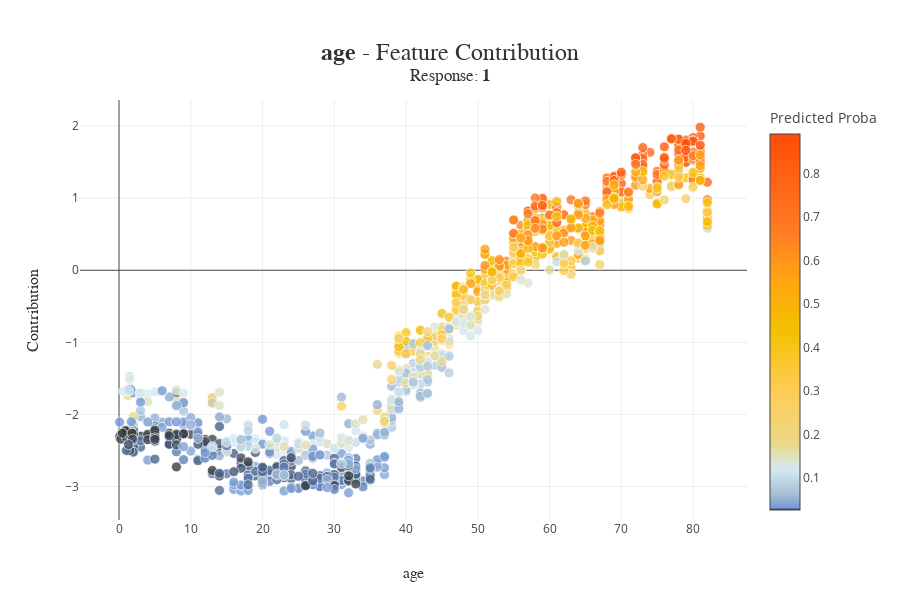

Notebook cell for this chart:
### Code cell
#PDP plot for age 
xpl.plot.contribution_plot(col="age")

### Figure 1 — Plotly figure (JSON) as saved in the notebook; plotly's stock layout.template omitted (floating-point values rounded to 4 significant figures; data arrays with more than 128 entries replaced by an {"elided": "..."} marker saying what was removed)
{"data": [{"customdata": {"elided": "1022x2 float values"}, "hovertemplate": "<b>%{hovertext}</b><br />age: %{customdata[0]}<br />Contribution: %{y:.4f}<extra></extra>", "hovertext": {"elided": "1022 str values"}, "marker": {"color": {"elided": "1022 float values"}, "coloraxis": "coloraxis", "line": {"color": "white", "width": 0.8}, "opacity": 0.8, "size": 10}, "mode": "markers", "type": "scatter", "x": {"elided": "1022 float values"}, "y": {"elided": "1022 float values"}}], "layout": {"coloraxis": {"colorbar": {"title": {"text": "Predicted Proba"}}, "colorscale": [[0, "rgb(52, 55, 54)"], [0.002762, "rgb(74, 99, 138)"], [0.005838, "rgb(116, 153, 214)"], [0.03801, "rgb(162, 188, 213)"], [0.1084, "rgb(212, 234, 242)"], [0.1761, "rgb(235, 216, 134)"], [0.3243, "rgb(255, 204, 83)"], [0.4765, "rgb(244, 192, 0)"], [0.6097, "rgb(255, 166, 17)"], [0.7443, "rgb(255, 123, 38)"], [1, "rgb(255, 77, 7)"]]}, "height": 600, "hovermode": "closest", "title": {"font": {"color": "rgb(50, 50, 50)", "family": "Arial", "size": 24}, "text": "<b>age</b> - Feature Contribution<br><sup>Response: <b>1</b></sup>", "x": 0.5, "xanchor": "center", "y": 0.9, "yanchor": "middle"}, "width": 900, "xaxis": {"automargin": true, "title": {"font": {"color": "rgb(50, 50, 50)", "family": "Arial Black", "size": 16}, "text": "age"}}, "yaxis": {"automargin": true, "title": {"font": {"color": "rgb(50, 50, 50)", "family": "Arial Black", "size": 16}, "text": "Contribution"}}}}
